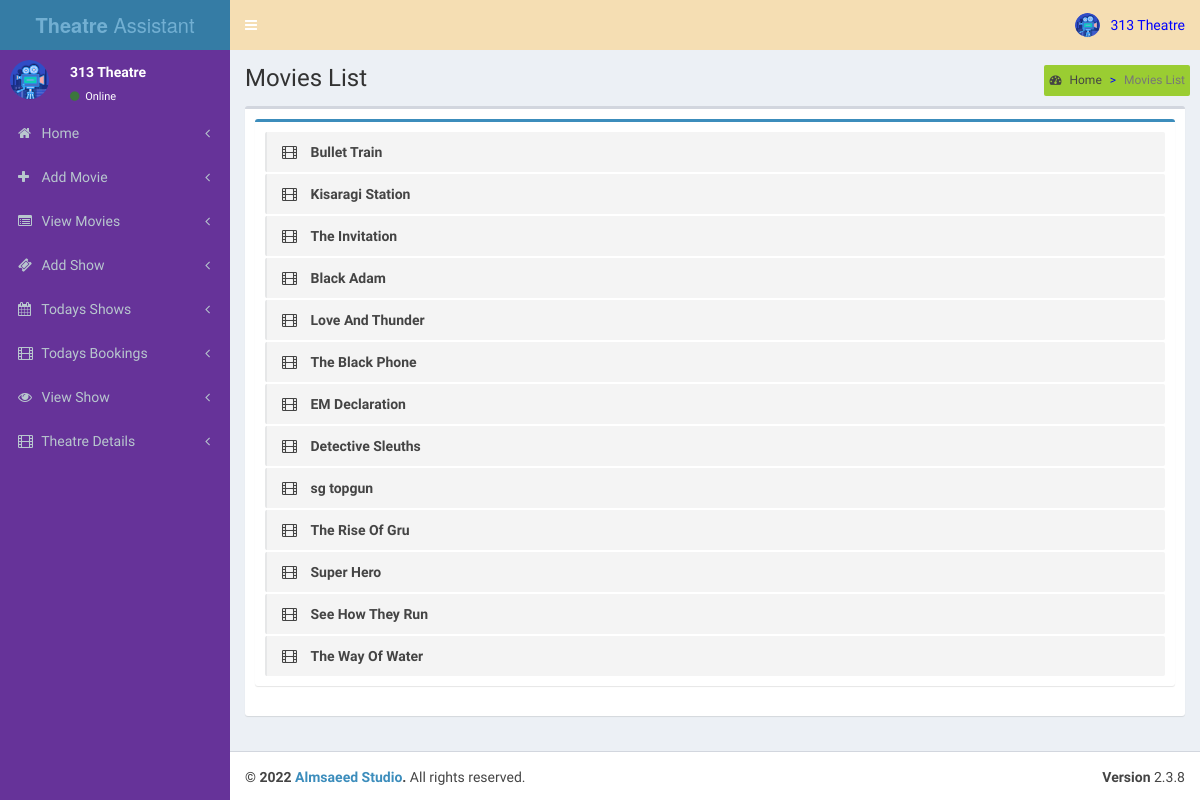
The page /theatre/pages/view_movie.php (signed in) on the database its author committed.
### tables this page shows
CREATE TABLE
    `app_cinemas` (
        `cinema_id` int(11) NOT NULL,
        `name` varchar(100) DEFAULT NULL,
        `address` varchar(100) DEFAULT NULL,
        `place` varchar(100) DEFAULT NULL,
        `state` varchar(50) DEFAULT NULL,
        `pin` int(11) DEFAULT NULL
    );

CREATE TABLE
    `app_movie` (
        `movie_id` int(11) NOT NULL,
        `cinema_id` int(11) DEFAULT NULL,
        `movie_name` varchar(255) DEFAULT NULL,
        `cast` varchar(500) DEFAULT NULL,
        `desc` varchar(1000) DEFAULT NULL,
        `release_date` date DEFAULT NULL,
        `image` varchar(200) DEFAULT NULL,
        `video_url` varchar(200) DEFAULT NULL,
        `status` int(1) DEFAULT NULL COMMENT '0 means active, 1 means upcoming',
        `duration` int(3) DEFAULT NULL,
        `language` varchar(50) DEFAULT NULL
    );

### theatre/pages/view_movie.php (the view, shortened to what this page needs)
<?php
include('header.php');
?>
  <div class="content-wrapper">
    <section class="content-header">
      <h1>
        Movies List
      </h1>
      <ol class="breadcrumb">
        <li><a href="index"><i class="fa fa-dashboard"></i> Home</a></li>
        <li class="active">Movies List</li>
      </ol>
    </section>
    <section class="content">
      <div class="box">
        <div class="box-body">
            <div class="box box-primary">
            <div class="box-body">
              <ul class="todo-list">
                 <?php
                        $qry7=mysqli_query($con,"select * from app_movie");
                        if(mysqli_num_rows($qry7))
                        {
                        while($c=mysqli_fetch_array($qry7))
                        {
                        ?>
                <li>
                      <span class="handle">
                        <i class="fa fa-film"></i>
                      </span>
                  <span class="text"><?php echo $c['movie_name'];?></span>
                </li>
                  <?php
                       }}
                     ?>
            </div>
          </div>
        </div>
      </div>
    </section>
  </div>
  <?php
include('footer.php');
?>

### theatre/pages/header.php (shortened to what this page needs)
<?php
include('../../config.php');
$th=mysqli_query($con,"select * from app_cinemas where cinema_id='".$_SESSION['theatre']."'");
$theatre=mysqli_fetch_array($th);
?>
<!DOCTYPE html>
<html>
<head>
  <link rel="stylesheet" href="../validation/dist/css/bootstrapValidator.css"/>
  <link rel="stylesheet" href="../bootstrap/css/bootstrap.min.css">
  <link rel="stylesheet" href="https://cdnjs.cloudflare.com/ajax/libs/font-awesome/4.5.0/css/font-awesome.min.css">
  <link rel="stylesheet" href="https://cdnjs.cloudflare.com/ajax/libs/ionicons/2.0.1/css/ionicons.min.css">
  <link rel="stylesheet" href="../dist/css/AdminLTE.min.css">
  <link rel="stylesheet" href="../dist/css/skins/_all-skins.min.css">
</head>
<body class="hold-transition skin-blue sidebar-mini">
<div class="wrapper">
  <header class="main-header">
    <a href="index.php" class="logo">
      <span class="logo-lg"><b>Theatre</b> Assistant</span>
    </a>
    <nav class="navbar navbar-static-top">
      <a href="#" class="sidebar-toggle" data-toggle="offcanvas" role="button">
      </a>
      <div class="navbar-custom-menu">
        <ul class="nav navbar-nav">
          <li class="dropdown user user-menu">
            <a href="#" class="dropdown-toggle" data-toggle="dropdown">
              <img src="cinema.png" class="user-image" alt="User Image">
              <span class="hidden-xs"><?php echo $theatre['name'];?></span>
            </a>
          </li>
        </ul>
      </div>
    </nav>
  </header>
  <aside class="main-sidebar">
    <section class="sidebar">
      <div class="user-panel">
        <div class="pull-left image">
          <img src="cinema.png" class="img-circle" alt="User Image">
        </div>
        <div class="pull-left info">
          <p><?php echo $theatre['name'];?></p>
          <a href="#"><i class="fa fa-circle text-success"></i> Online</a>
        </div>
      </div>
      <ul class="sidebar-menu">
        <li class="treeview">
          <a href="index.php">
            <i class="fa fa-home"></i> <span>Home</span>
            <span class="pull-right-container">
              <i class="fa fa-angle-left pull-right"></i>
            </span>
          </a>
        </li>
          <li class="treeview">
          <a href="add_movie.php">
            <i class="fa fa-plus"></i> <span>Add Movie</span>
            <span class="pull-right-container">
              <i class="fa fa-angle-left pull-right"></i>
            </span>
          </a>
        </li>
        <li class="treeview">
          <a href="view_movie.php">
            <i class="fa fa-list-alt"></i> <span>View Movies</span>
            <span class="pull-right-container">
              <i class="fa fa-angle-left pull-right"></i>
            </span>
          </a>
        </li>
        <li class="treeview">
          <a href="add_show.php">
            <i class="fa fa-ticket"></i> <span>Add Show</span>
            <span class="pull-right-container">
              <i class="fa fa-angle-left pull-right"></i>
            </span>
          </a>
        </li>
        <li class="treeview">
          <a href="todays_shows.php">
            <i class="fa fa-calendar"></i> <span>Todays Shows</span>
            <span class="pull-right-container">
              <i class="fa fa-angle-left pull-right"></i>
            </span>
          </a>
        </li>
        <li class="treeview">
          <a href="tickets.php">
            <i class="fa fa-film"></i> <span>Todays Bookings</span>
            <span class="pull-right-container">
              <i class="fa fa-angle-left pull-right"></i>
            </span>
          </a>
        </li>
        <li class="treeview">
          <a href="view_shows.php">
            <i class="fa fa-eye"></i> <span>View Show</span>
            <span class="pull-right-container">
              <i class="fa fa-angle-left pull-right"></i>
            </span>
          </a>
        </li>
        <li class="treeview">
          <a href="add_theatre_2.php">
            <i class="fa fa-film"></i> <span>Theatre Details</span>
            <span class="pull-right-container">
              <i class="fa fa-angle-left pull-right"></i>
            </span>
          </a>
        </li>
      </ul>
    </section>
  </aside>

### rows shown on the page
app_cinemas: name "313 Theatre"
app_movie: movie_name "Bullet Train"
app_movie: movie_name "Kisaragi Station"
app_movie: movie_name "The Invitation"
app_movie: movie_name "Black Adam"
app_movie: movie_name "Love And Thunder"
app_movie: movie_name "The Black Phone"
app_movie: movie_name "EM Declaration"
app_movie: movie_name "Detective Sleuths"
app_movie: movie_name "sg topgun"
app_movie: movie_name "The Rise Of Gru"
app_movie: movie_name "Super Hero"
app_movie: movie_name "See How They Run"
app_movie: movie_name "The Way Of Water"
